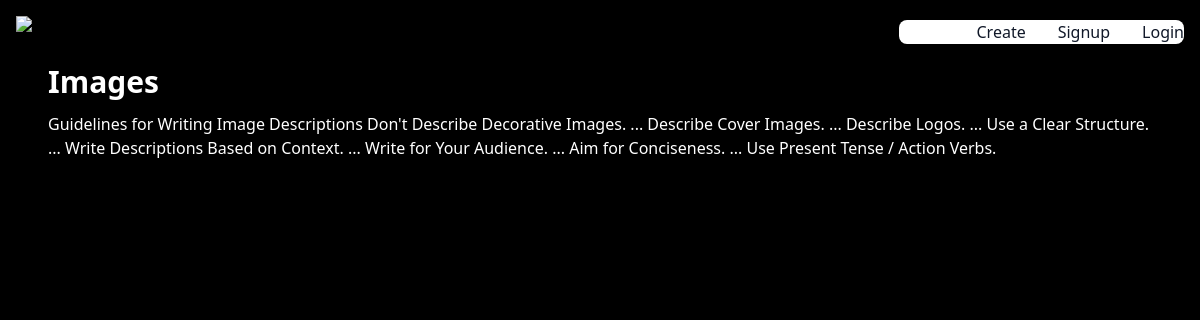
Screenshot of /content/9 with the database file from the repository.
### blog/models.py (models this page shows, shortened)
class Posts(models.Model):
    user = models.ForeignKey(User, on_delete=models.SET_NULL, null=True)
    title = models.CharField(max_length=100)
    content = models.TextField()
    date = models.DateTimeField(auto_now_add=True)
    author = models.CharField(max_length=50)

### blog/views.py (the view)
# urls.py: path("content/<int:pk>", views.content, name='content'),
def content(request, pk):
    posts = Posts.objects.get(pk=pk)
    context = {'posts':posts}
    print(posts.pk)
    return render(request, 'content.html', context)

### blog/templates/content.html
{% extends "main.html" %}
{% block main %}
    <div class="text-white">
        <h1 class="font-bold text-3xl mb-3 mx-12">{{posts.title}}</h1>
        <p class="mx-12">{{posts.content}}</p>
    </div>
{% endblock %}

### blog/templates/main.html (shortened to what this page needs)
<!DOCTYPE html>
<html>
  <head>
    <script src="https://unpkg.com/@tailwindcss/browser@4"></script>
  </head>
  <body class="bg-black relative">
    <nav class="bg-black border-gray-200 dark:bg-black">
      <div
        class="max-w-screen-xl flex flex-wrap items-center justify-between mx-auto p-4"
      >
        <a
          href="https://flowbite.com/"
          class="flex items-center space-x-3 rtl:space-x-reverse"
        >
          <img
            src="https://flowbite.com/docs/images/logo.svg"
            class="h-8"
            alt="Flowbite Logo"
          />
        </a>
        <div class="hidden w-full md:block md:w-auto" id="navbar-default">
          <ul
            class="font-medium flex flex-col p-4 md:p-0 mt-4 border border-gray-100 rounded-lg bg-gray-50 md:flex-row md:space-x-8 rtl:space-x-reverse md:mt-0 md:border-0 md:bg-white dark:bg-black md:dark:bg-black dark:border-gray-700"
          >
            <li>
              <a
                href="{% url "home" %}"
                class="block py-2 px-3 text-white bg-black rounded-sm md:bg-transparent md:p-0 dark:text-white md:dark:text-white-500 md:dark:hover:text-gray-500"
                aria-current="page"
                >Home</a
              >
            </li>
            <li>
              <a
                href="{% url "create" %}"
                class="block py-2 px-3 text-gray-900 rounded-sm hover:bg-gray-100 md:hover:bg-transparent md:border-0 md:hover:text-gray-500 md:p-0 dark:text-white md:dark:hover:text-gray-500 dark:hover:bg-gray-700 dark:hover:text-white md:dark:hover:bg-transparent"
                >Create</a
              >
            </li>
            <li>
              <a
                href="{% url "signup" %}"
                class="block py-2 px-3 text-gray-900 rounded-sm hover:bg-gray-100 md:hover:bg-transparent md:border-0 md:hover:text-gray-500 md:p-0 dark:text-white md:dark:hover:text-gray-500 dark:hover:bg-gray-700 dark:hover:text-white md:dark:hover:bg-transparent"
                >Signup</a
              >
            </li>
            <li>
              <a
                href="{% url "login" %}"
                class="block py-2 px-3 text-gray-900 rounded-sm hover:bg-gray-100 md:hover:bg-transparent md:border-0 md:hover:text-gray-500 md:p-0 dark:text-white md:dark:hover:text-gray-500 dark:hover:bg-gray-700 dark:hover:text-white md:dark:hover:bg-transparent"
                >Login</a
              >
            </li>
          </ul>
        </div>
      </div>
    </nav>
    <main class="">
      {% block main %}{% endblock %}
    </main>
  </body>
</html>

### rows the page displays
Posts: title "Images", content "Guidelines for Writing Image Descriptions Don't Describe Decorative Images. ... Describe Cover Images. ... Describe Logos. ... Use a Clear Structure. ... Write Descriptions Based on Context. ... Write for Your Audience. ... Aim for Conciseness. ... Use Present Tense / Action Verbs."
